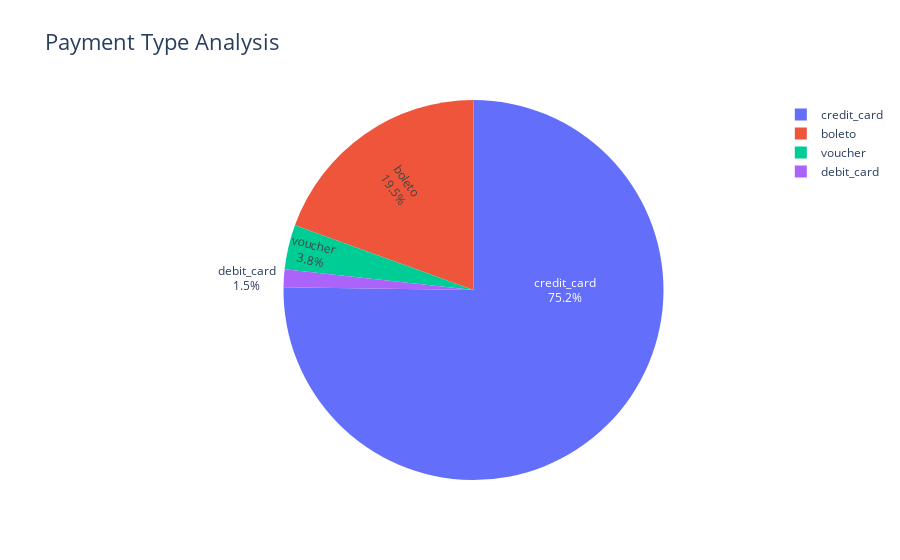

Notebook source saved alongside this figure:
### Code cell
import plotly.graph_objects as go

fig = go.Figure()

fig.add_trace(
    go.Pie(
        labels = payment_type_count.index,
        values = payment_type_count.values,
        textinfo = "label+percent",
        insidetextorientation = "radial"
    )
)

fig.update_layout({
    "title" : {
        "text":"Payment Type Analysis",
        "font":{
            "size":22
        }
    }
})

fig.show()

### Figure 1 — Plotly figure (JSON) as saved in the notebook; plotly's stock layout.template omitted (floating-point values rounded to 4 significant figures)
{"data": [{"insidetextorientation": "radial", "labels": ["credit_card", "boleto", "voucher", "debit_card"], "textinfo": "label+percent", "type": "pie", "values": [76505, 19784, 3866, 1528]}], "layout": {"title": {"font": {"size": 22}, "text": "Payment Type Analysis"}}}
